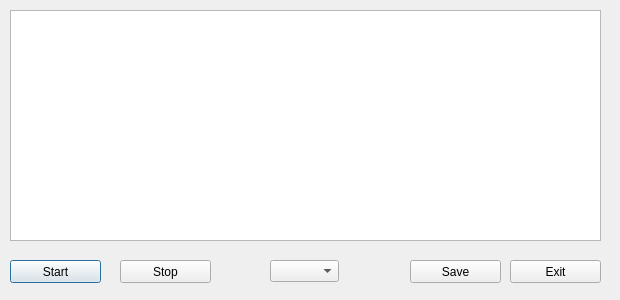
<?xml version="1.0" encoding="UTF-8"?>
<ui version="4.0">
 <class>Dialog</class>
 <widget class="QDialog" name="Dialog">
  <property name="geometry">
   <rect>
    <x>0</x>
    <y>0</y>
    <width>620</width>
    <height>300</height>
   </rect>
  </property>
  <property name="windowTitle">
   <string>Dialog</string>
  </property>
  <widget class="PlotWidget" name="graphicsView">
   <property name="geometry">
    <rect>
     <x>10</x>
     <y>10</y>
     <width>591</width>
     <height>231</height>
    </rect>
   </property>
  </widget>
  <widget class="QPushButton" name="pb_start">
   <property name="geometry">
    <rect>
     <x>10</x>
     <y>260</y>
     <width>91</width>
     <height>23</height>
    </rect>
   </property>
   <property name="text">
    <string>Start</string>
   </property>
  </widget>
  <widget class="QPushButton" name="pb_stop">
   <property name="geometry">
    <rect>
     <x>120</x>
     <y>260</y>
     <width>91</width>
     <height>23</height>
    </rect>
   </property>
   <property name="text">
    <string>Stop</string>
   </property>
  </widget>
  <widget class="QPushButton" name="pb_exit">
   <property name="geometry">
    <rect>
     <x>510</x>
     <y>260</y>
     <width>91</width>
     <height>23</height>
    </rect>
   </property>
   <property name="text">
    <string>Exit</string>
   </property>
  </widget>
  <widget class="QPushButton" name="pb_save">
   <property name="geometry">
    <rect>
     <x>410</x>
     <y>260</y>
     <width>91</width>
     <height>23</height>
    </rect>
   </property>
   <property name="text">
    <string>Save</string>
   </property>
  </widget>
  <widget class="QComboBox" name="select_box">
   <property name="geometry">
    <rect>
     <x>270</x>
     <y>260</y>
     <width>69</width>
     <height>22</height>
    </rect>
   </property>
  </widget>
 </widget>
 <customwidgets>
  <customwidget>
   <class>PlotWidget</class>
   <extends>QGraphicsView</extends>
   <header>pyqtgraph</header>
  </customwidget>
 </customwidgets>
 <resources/>
 <connections/>
</ui>
